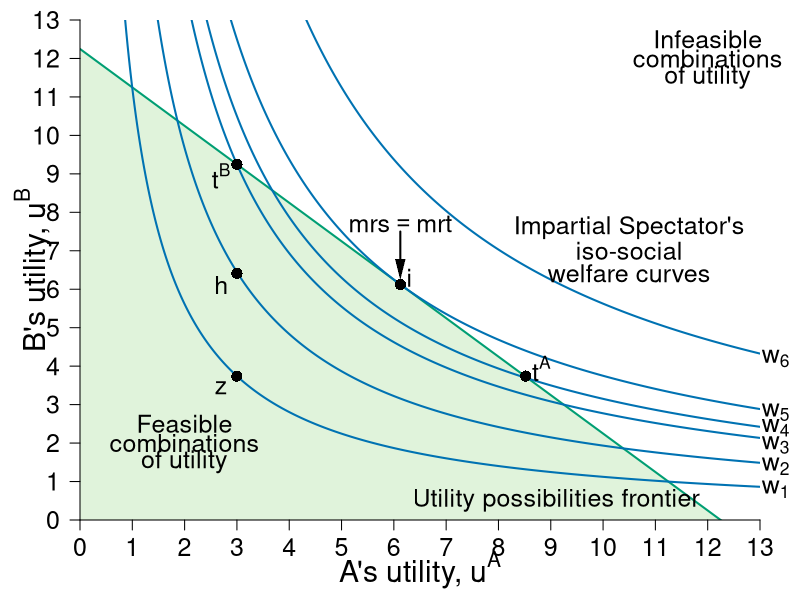

The R source for this figure:
require(ggplot2)
require(shape)
require(plotrix)
#pdf(file = "property_fig8STEP1.pdf", width = 9, height = 7)
#pdf(file = "property_fig8STEP2.pdf", width = 9, height = 7)
pdf(file = "property/property_fig8.pdf", width = 9, height = 7)

#Set parameters for graphics
namesize <- 1.3
pointsize <- 1.8
axislabelsize <- 1.8
labelsize <- 1.5
namesize <- 1.8
annotatesize <- 1.5
graphlinewidth <- 2
segmentlinewidth <- 1.5

upf <- function(ub) {
  12.24745 - ub
}

#Welfare at z: (((9^0.5)*(1^0.5))^0.5)*(((1^0.5)*(14^0.5))^0.5)

swf.z <- function(ub, a = 0.5, W = 3.350369) {
  (((W)*(1/ub)^a)^(1/(1-a)))
}

uAlog <- function(xA, yA, alpha = 1/2){
  alpha*log(xA) + (1-alpha)*log(yA)
}

#Welfare at h: (((7^0.5)*(1.3^0.5))^0.5)*(((3^0.5)*(13.7^0.5))^0.5)
swf.h <- function(ub, a = 0.5, W = 4.397651) {
  (((W)*(1/ub)^a)^(1/(1-a)))
}

swf.f <- function(ub, a = 0.5, W = 5.612486) {
  (((W)*(1/ub)^a)^(1/(1-a)))
}


swf.g <- function(ub, a = 0.5, W = 5.2671) {
  (((W)*(1/ub)^a)^(1/(1-a)))
}

swf.i <- function(ub, a = 0.5, W = 6.123724) {
  (((W)*(1/ub)^a)^(1/(1-a)))
}


#W = (^0.6)(^0.4)


#Notes
#ua = (xa^0.5)*(ya^0.5)
#ub = ((10-xa)^05)*((15-ya)^0.5)

#ua = (10^0.5)*(15^0.5) = 12.24745
#ua_e = u(8,2) = (8^0.5)*(2^0.5) = 4

#Point g
# => x^A = 4/((3/2)^0.5) = 3.27 => x^B = 6.73
# => y^A = 3/2(x^A) = 4.9 => y^B = 10.1
#ua_g(4.9^0.5)*(3.27^0.5) = 4.002874
#ub_g(6.73^0.5)*(10.1^0.5) = 8.244574
#W = (4.002874^0.5)*(8.244574^0.5) = 5.744736

COL <- c("#1B9E77", "#D95F02", "#7570B3", "#E7298A", "#66A61E", "#E6AB02", "#A6761D", "#666666")
grays <- gray.colors(25, start = 1, end = 0)
CBCols <- c("#009E73","#0072B2","#E69F00","#CC79A7")


#COL <- c("#7fc97f", "#beaed4", "#fdc086", "#ffff99")
par(mar =  c(4, 4, 1, 2))
xlims <- c(0, 13)
ylims <- c(0, 13)


plot(0, 0, xlim = xlims, ylim = ylims, type = "n",
     xlab = "",
     ylab = "",
     xaxt = "n", 
     yaxt = "n", 
     cex.lab = axislabelsize, 
     bty = "n",
     xaxs="i", 
     yaxs="i")

npts <- 500 
npts2 <- 501
#Specify the sequences of points for graphing. 
xx1 <- seq(xlims[1], xlims[2], length.out = npts)
xx2 <- seq(xlims[1], xlims[2], length.out = npts)
xx3 <- seq(xlims[1], xlims[2], length.out = npts2)
xx4 <- seq(xlims[1], 13, length.out = npts2)

text(0.5*xlims[2], -1.3, expression(paste("A's utility, ", u^A)), xpd = TRUE, cex = axislabelsize) 
text(-0.9, 0.5*ylims[2], expression(paste("B's utility, ", u^B)), xpd = TRUE, cex = axislabelsize, srt = 90) 


xpoly <- c(0, 12.24745, 0, 0)
ypoly <- c(0,0,12.24745,0)
polygon(x = xpoly, y = ypoly, col = "#e0f3db", density=NULL, border = NA)



#Draw the lines for the graphs
lines(xx1, upf(xx1), col = CBCols[1], lwd = graphlinewidth)
lines(xx1, swf.h(xx1), col = CBCols[2], lwd = graphlinewidth, lty = 1)
lines(xx1, swf.z(xx1), col = CBCols[2], lwd = graphlinewidth, lty = 1)
lines(xx1, swf.f(xx1), col = CBCols[2], lwd = graphlinewidth, lty = 1)
lines(xx1, swf.g(xx1), col = CBCols[2], lwd = graphlinewidth, lty = 1)
lines(xx1, swf.i(xx1), col = CBCols[2], lwd = graphlinewidth)
lines(xx1, swf.i(xx1, W = 7.5), col = CBCols[2], lwd = graphlinewidth)
#lines(xx2, solowCondition(xx2, delta = 5), col = COL[3], lwd = 4)
#lines(xx2, solowInfeas(xx2, delta = 5), col = COL[1], lwd = 4, lty = 2)

#Customize ticks and labels for the plot
ticksy <- seq(from = ylims[1], to = ylims[2], by = 1)
ylabels <- seq(from = ylims[1], to = ylims[2], by = 1)
ticksx <- seq(from =  xlims[1], to = xlims[2], by = 1)
xlabels <- seq(from = xlims[1], to = xlims[2], by = 1)
axis(1, at = ticksx, pos = 0, labels = xlabels, cex.axis = labelsize)
axis(2, at = ticksy, pos = 0, labels = ylabels, las = 1, cex.axis = labelsize)

#Annotation of the  graphs
#UPF
text(9.1, 0.5, expression(paste("Utility possibilities frontier")), cex = annotatesize)
#text(8.1, 0.8, expression(paste(u^B == (10^0.5)*(15^0.5) - u^A)), cex = annotatesize)

#Iso-welfare curve labels
text(10.5, 7.6, expression(paste("Impartial Spectator's")), cex = annotatesize)
text(10.5, 7, expression(paste("iso-social")), cex = annotatesize)
text(10.5, 6.4, expression(paste("welfare curves")), cex = annotatesize)

#Annotate point g
#ua_g(2.44949^0.5)*(((3/2)*2.44949)^0.5) = 3
#ub_g((10 - 2.44949)^0.5)*(15 - (3/2)*2.44949)^0.5) = 9.247448
#W = (3^0.5)*(9.247448^0.5) = 5.2671
#points(8.24, 4, pch = 16, col = "black", cex = 1.5)
points(3, 9.247448, pch = 16, col = "black", cex = 1.5)
text(3 - 0.3, 9.247448 - 0.3, expression(t^B), cex = annotatesize)


#Annotate Point i
#(5^0.5)*(7.5^0.5) = 6.123724
#W = (6.123724^0.6)*(6.123724^0.4) = 6.123724

points(6.123724, 6.123724, pch = 16, col = "black", cex = 1.5)
text(6.3, 6.3, expression(i), cex = annotatesize)

#Annotate point f
#ua_f(6.95^0.5)*(10.45^0.5) = 8.573214
#ub_f(3^0.5)*(4.5^0.5) = 3.674235
#W = (8.573214^0.5)*(3.674235^0.5) = 5.744736
#W = (4.002874^0.6)*(8.244574^0.4) = 5.344295
points(8.522177, (1^0.5)*(14^0.5), pch = 16, col = "black", cex = 1.5)
text(8.522177 + 0.3, (1^0.5)*(14^0.5) + 0.2, expression(t^A), cex = annotatesize)

#Annotate point e.
#ua_e = (8^0.5)*(2^0.5) = 4
#ub_e = (2^0.5)*(13.1^0.5) = 5.118594
#W = (4^0.5)*(5.118594^0.5) = 4.524862
#W = (4^0.6)*(5.118594^0.4) = 4.41465
# For old endowment, 8,2 and 2, 13 
# points(5.12, 4, pch = 16, col = "black", cex = 1.5)
# text(4.9, 3.8, expression(z), cex = annotatesize)
#For new endowment, 9,1 and 1, 14 
points((9^0.5)*(1^0.5), (1^0.5)*(14^0.5), pch = 16, col = "black", cex = 1.5)
text((9^0.5)*(1^0.5) - 0.3, (1^0.5)*(14^0.5) - 0.3, 
     expression(z), cex = annotatesize)

points(3, (3^0.5)*(13.7^0.5), pch = 16, col = "black", cex = 1.5)
text(3 - 0.3, (3^0.5)*(13.7^0.5) - 0.3, 
     expression(h), cex = annotatesize)

text(13.3, 0.8, expression(w[1]), cex = annotatesize, xpd = TRUE)
text(13.3, 1.4, expression(w[2]), cex = annotatesize, xpd = TRUE)
text(13.3, 1.95, expression(w[3]), cex = annotatesize, xpd = TRUE)
text(13.3, 2.4, expression(w[4]), cex = annotatesize, xpd = TRUE)
text(13.3, 2.8, expression(w[5]), cex = annotatesize, xpd = TRUE)
text(13.3, 4.2, expression(w[6]), cex = annotatesize, xpd = TRUE)

text(2, 2.5, expression("Feasible"), cex = annotatesize, xpd = TRUE)
text(2, 2, expression("combinations"), cex = annotatesize, xpd = TRUE)
text(2, 1.5, expression("of utility"), cex = annotatesize, xpd = TRUE)

text(12, 12.5, expression("Infeasible"), cex = annotatesize, xpd = TRUE)
text(12, 12, expression("combinations"), cex = annotatesize, xpd = TRUE)
text(12, 11.5, expression("of utility"), cex = annotatesize, xpd = TRUE)

text(6.123724, 7.7, expression(mrs == mrt), cex = annotatesize)
Arrows(6.123724, 7.5, 6.123724, 6.123724 + 0.4, col = "black", lty = 1, lwd = 2, arr.type = "triangle", arr.lwd = 0.5)


# For guidance when drawing the figures. 
# segments(3, 0, 3, ylims[2], lty = 2, col = "darkgray", lwd = 2)
# segments(0, 3.741657, xlims[2], 3.741657, lty = 2, col = "darkgray", lwd = 2)

dev.off()
